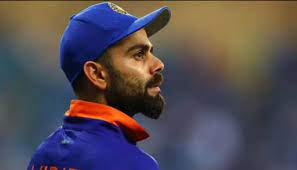
#> input picture DA 1/Virat.jpeg, 297 x 170 px
$ python BGR_TO_GRAY.py
#> lines starting #> are read from the running program, lines starting #| are printed output that depends on the picture
import imp
import cv2
from matplotlib import pyplot as plt
image = cv2.imread('Virat.jpeg')
#> image is the input picture: shape (170, 297, 3); mean B, G, R 83.8, 76.8, 84.2
plt.subplot(121), plt.imshow(image), plt.title('BGR IMAGE')
grayscale = cv2.cvtColor(image, cv2.COLOR_BGR2GRAY)
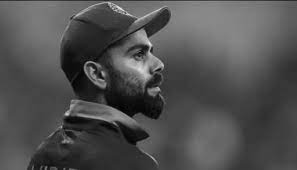
#> grayscale: shape (170, 297); min 0, max 239, mean 79.8
plt.subplot(122), plt.imshow(grayscale), plt.title('GRAYSCALE IMAGE')
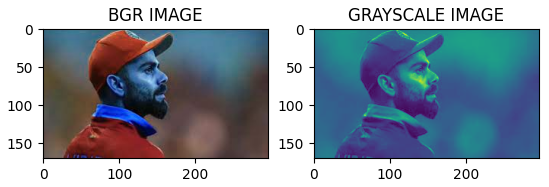
#> figure drawn by matplotlib, 2 panels; B, G, R data is drawn as R, G, B

$ run again, with DA 1/Colour.jpeg copied over DA 1/Virat.jpeg
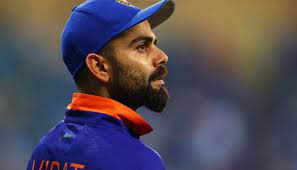
#> input picture DA 1/Colour.jpeg, 297 x 170 px
#> image is the input picture: shape (170, 297, 3); mean B, G, R 86.1, 74.6, 81.8
#> `grayscale = cv2.cvtColor(image, cv2.COLOR_BGR2GRAY)`:
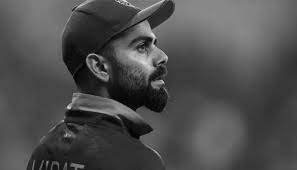
#> grayscale: shape (170, 297); min 0, max 226, mean 78.1
#> `plt.subplot(122), plt.imshow(grayscale), plt.title('GRAYSCALE IMAGE')`:
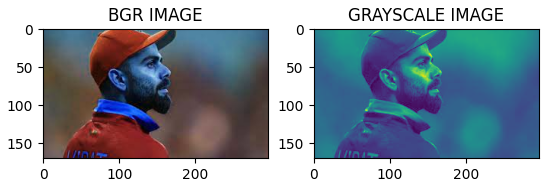
#> figure drawn by matplotlib, 2 panels; B, G, R data is drawn as R, G, B
